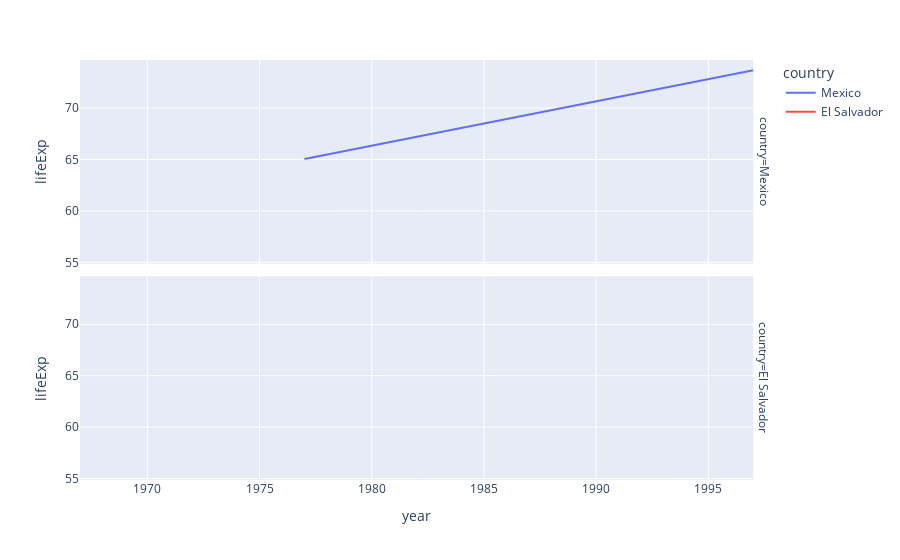

Source (notebook cell):
### Code cell
fig = px.line(data_frame= df_facet, x="year", y="lifeExp", color="country", facet_row="country")
fig.show()

### Figure 1 — Plotly figure (JSON) as saved in the notebook; plotly's stock layout.template omitted (floating-point values rounded to 4 significant figures)
{"data": [{"hovertemplate": "country=Mexico<br>year=%{x}<br>lifeExp=%{y}<extra></extra>", "legendgroup": "Mexico", "line": {"color": "#636efa", "dash": "solid"}, "marker": {"symbol": "circle"}, "mode": "lines", "name": "Mexico", "orientation": "v", "showlegend": true, "type": "scatter", "x": [1997, 1977], "xaxis": "x2", "y": [73.67, 65.03], "yaxis": "y2"}, {"hovertemplate": "country=El Salvador<br>year=%{x}<br>lifeExp=%{y}<extra></extra>", "legendgroup": "El Salvador", "line": {"color": "#EF553B", "dash": "solid"}, "marker": {"symbol": "circle"}, "mode": "lines", "name": "El Salvador", "orientation": "v", "showlegend": true, "type": "scatter", "x": [1967], "xaxis": "x", "y": [55.85], "yaxis": "y"}], "layout": {"annotations": [{"font": {}, "showarrow": false, "text": "country=El Salvador", "textangle": 90, "x": 0.98, "xanchor": "left", "xref": "paper", "y": 0.2425, "yanchor": "middle", "yref": "paper"}, {"font": {}, "showarrow": false, "text": "country=Mexico", "textangle": 90, "x": 0.98, "xanchor": "left", "xref": "paper", "y": 0.7575, "yanchor": "middle", "yref": "paper"}], "legend": {"title": {"text": "country"}, "tracegroupgap": 0}, "margin": {"t": 60}, "xaxis": {"anchor": "y", "domain": [0, 0.98], "title": {"text": "year"}}, "xaxis2": {"anchor": "y2", "domain": [0, 0.98], "matches": "x", "showticklabels": false}, "yaxis": {"anchor": "x", "domain": [0, 0.485], "title": {"text": "lifeExp"}}, "yaxis2": {"anchor": "x2", "domain": [0.515, 1], "matches": "y", "title": {"text": "lifeExp"}}}}
